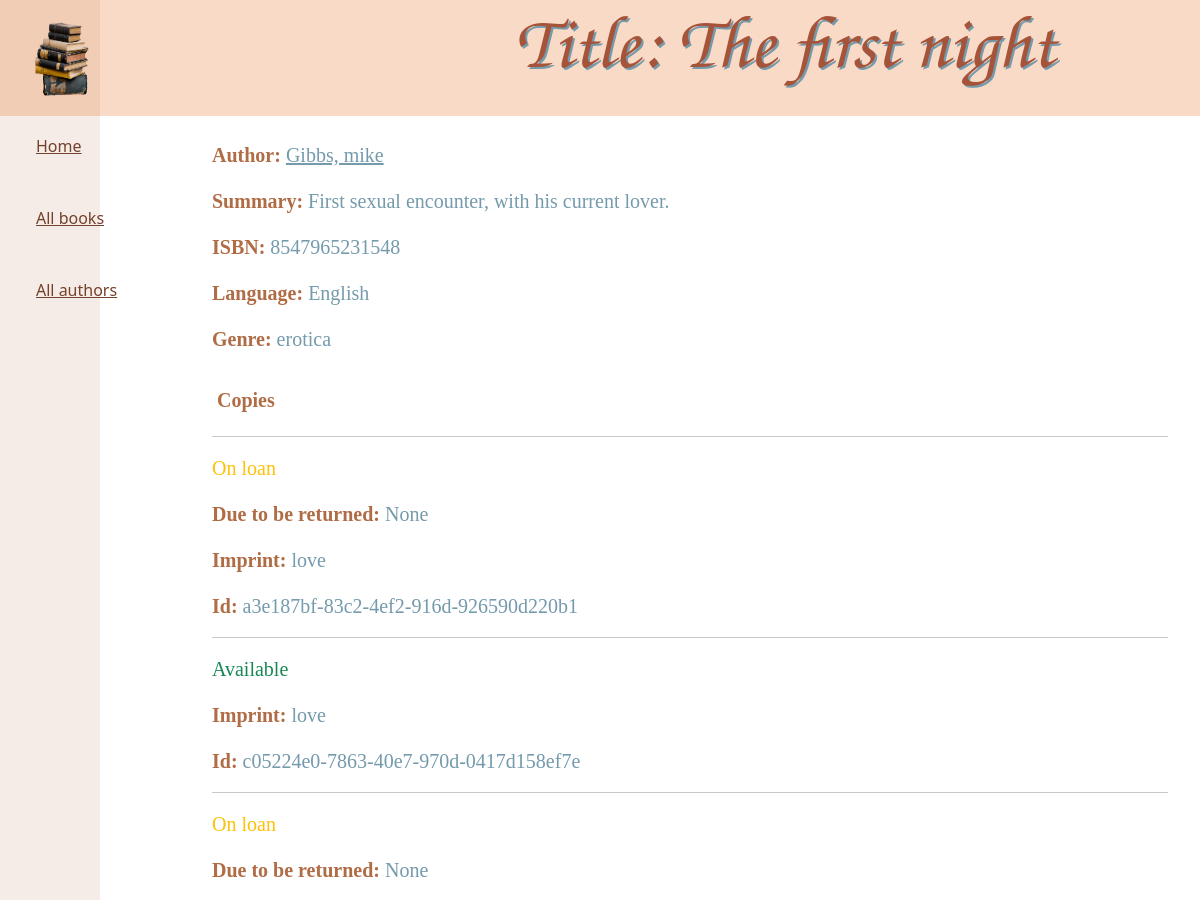
/catalog/book/2 (upper part), run on an earlier commit of the app's database.
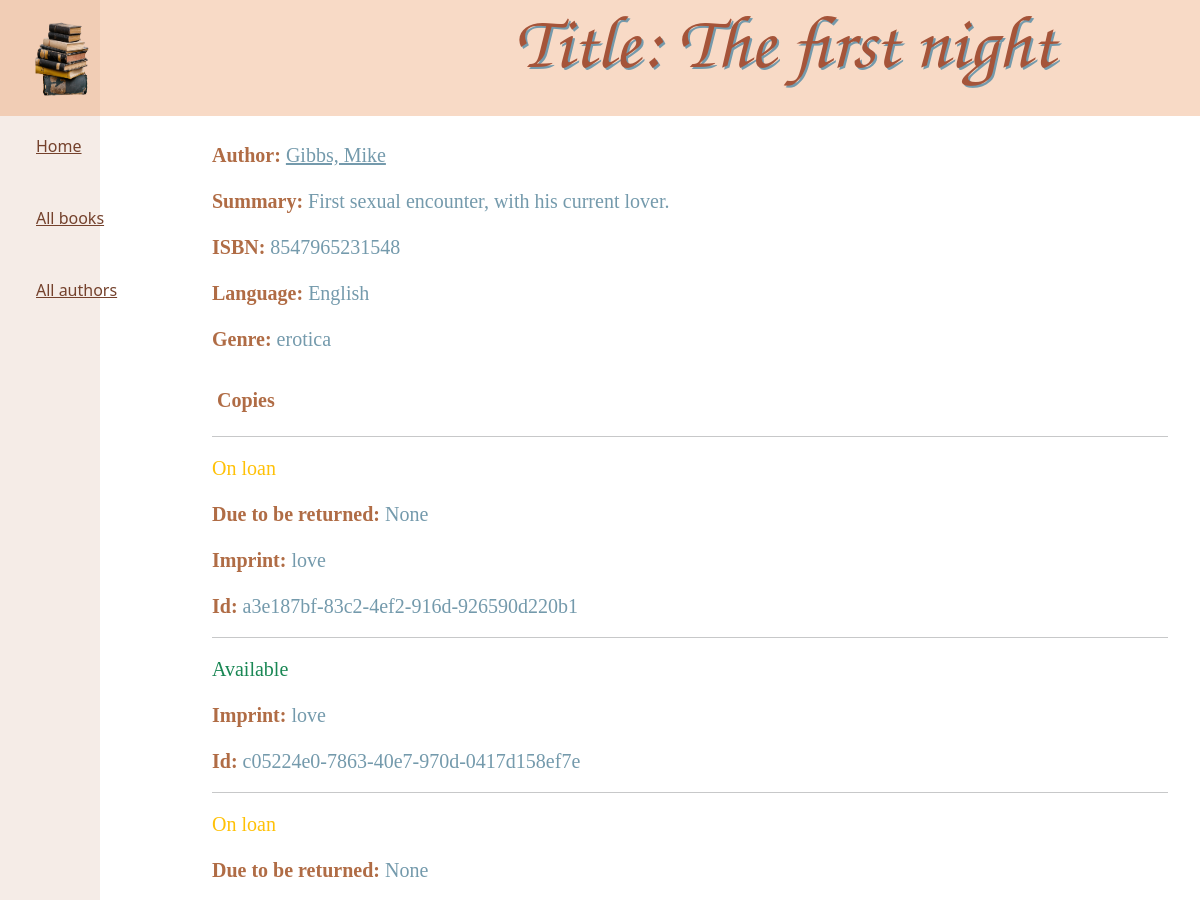
And on a later commit of the database.
### catalog/models.py (models this page shows, shortened)
class Book(models.Model):
    title = models.CharField(max_length=200)
    author = models.ForeignKey('Author', on_delete=models.SET_NULL, null=True)
    summary = models.TextField(max_length=1000, help_text='Enter a brief description of the book')
    isbn = models.CharField('ISBN', max_length=13, unique=True,
                            help_text='isbn numba, foo!')
    genre = models.ManyToManyField(Genre, help_text='Select a genre for this book')
    language = models.ForeignKey('Language', on_delete=models.SET_NULL, null=True)
    def display_genre(self):
        return ", ".join(genre.name for genre in self.genre.all()[:3])
    display_genre.short_description = 'genre'

class Author(models.Model):
    first_name = models.CharField(max_length=100)
    last_name = models.CharField(max_length=100)
    date_of_birth = models.DateField(null=True, blank=True)
    date_of_death = models.DateField('Died', null=True, blank=True)
    class Meta:
        ordering = ['last_name']
    def get_absolute_url(self):
        return reverse('author-detail', args=[str(self.id)])
    def __str__(self):
        return f'{self.last_name}, {self.first_name}'

class Language(models.Model):
    name = models.CharField(max_length=200,
                            help_text="Enter the book's natural language (e.g. English, French, Japanese etc.)")
    def __str__(self):
        return self.name

class Genre(models.Model):
    name = models.CharField(max_length=200, help_text='Enter a book genre (e.g. Science Fiction)')
    def __str__(self):
        return self.name

### catalog/views.py (the view)
# urls.py: path("book/<int:pk>", views.BookDetailView.as_view(), name="book-detail"),
class BookDetailView(generic.DetailView):
    model = Book
    template_name = 'book_detail.html'

### catalog/templates/book_detail.html (shortened to what this page needs)
{% extends "base_generic.html" %}
{% block header %}
  <h1 style="font-size: 75px;">Title: {{ book.title }}</h1>
        {% endblock %}
{% block content %}
  <p><strong>Author:</strong> <a style="color: #749aac;" href="{{ book.author.get_absolute_url }}">{{ book.author }}</a></p>
  <p><strong>Summary:</strong> {{ book.summary }}</p>
  <p><strong>ISBN:</strong> {{ book.isbn }}</p>
  <p><strong>Language:</strong> {{ book.language }}</p>
  <p><strong>Genre:</strong> {{ book.genre.all|join:", " }}</p>
  <div style="margin-right:20px;margin-top:20px">
    <h4 style="width: 100%; padding: 5px; color:#a55439; background-color: #ffffff00; font-size: 30px" class="center_body middle"><strong>Copies</strong></h4>
    {% for copy in book.bookinstance_set.all %}
      <hr>
      <p class="{% if copy.status == 'a' %}text-success{% elif copy.status == 'm' %}text-danger{% else %}text-warning{% endif %}">
        {{ copy.get_status_display }}
      </p>
      {% if copy.status != 'a' %}
        <p><strong>Due to be returned:</strong> {{ copy.due_back }}</p>
      {% endif %}
      <p><strong>Imprint:</strong> {{ copy.imprint }}</p>
      <p><strong>Id:</strong> {{ copy.id }}</p>
    {% endfor %}
  </div>
{% endblock %}

What changed in the data, as far as the page shows it:
changed through a linked row, Book "The first night": author "Gibbs, mike" → "Gibbs, Mike"
